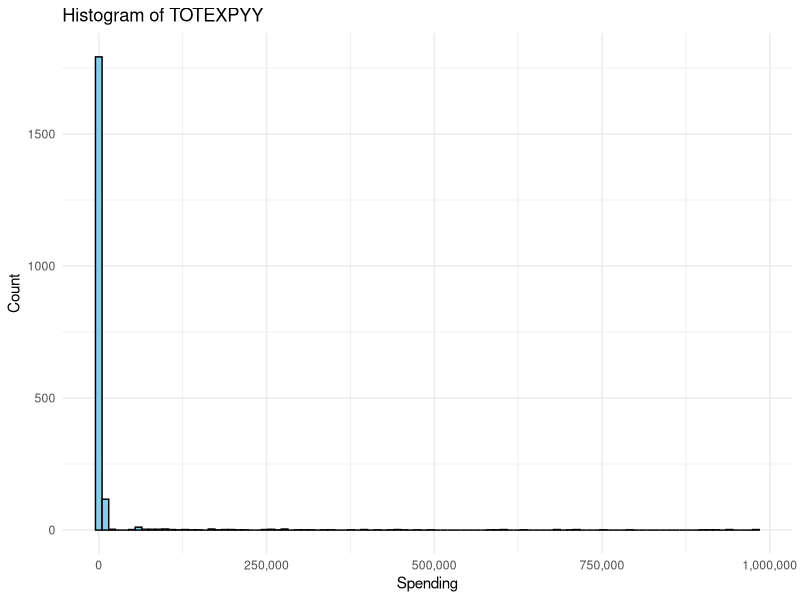
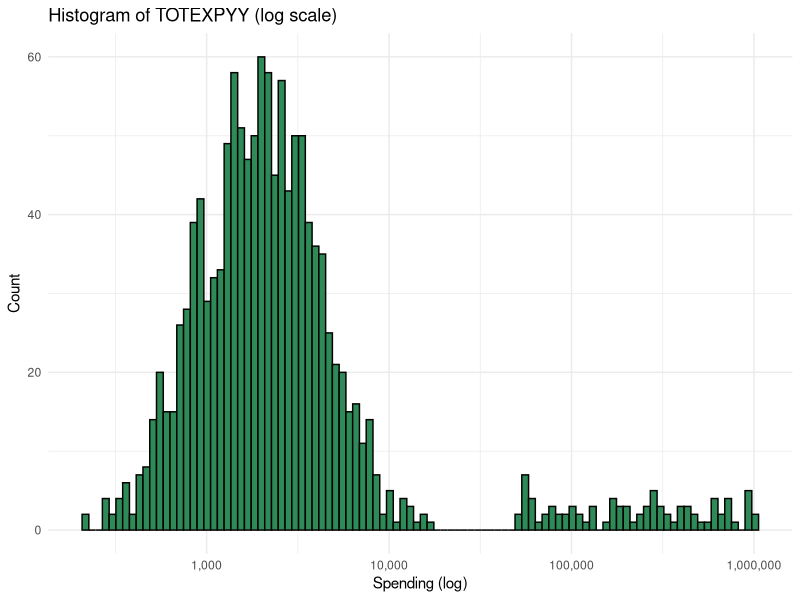

The R source for these figures, in order: (Note: a time limit stopped this script after it produced the figures.)
## ---- chunk 1
knitr::opts_chunk$set(echo = TRUE)
## ---- chunk 2
# ======================================================
# Monte Carlo for Two-Part Model with Extreme Treatments
# ======================================================

library(MASS)
library(dplyr)
library(tibble)
library(purrr)
library(readr)
library(ggplot2)

# --- helper: log-uniform draw for extremes ---
rlogunif <- function(n, min_val, max_val) {
  if (n <= 0) return(numeric(0))
  exp(runif(n, log(min_val), log(max_val)))
}

# --- helper: extreme value ranges ---
extreme_range <- function(mag_level) {
  switch(as.character(mag_level),
         "1" = c(5e4, 1e6),
         "2" = c(5e4, 2e6),
         "3" = c(5e4, 3e6),
         stop("Invalid magnitude_level"))
}

# --- simulator: two-part Gamma with extremes ---
simulate_panel_data <- function(
  n, magnitude_level, prop_extreme = 0.01,
  p_treated = 0.5, sigma_u = 0.5, rho = 0.8,
  gamma_shape = 5
) {
  T <- 2; N <- n * T
  ids <- rep(1:n, each = T)
  ind_post <- rep(0:1, times = n)

  # covariates
  ind_tx_i     <- rbinom(n, 1, p_treated)
  ind_female_i <- rbinom(n, 1, 0.5)
  HISPANX_i    <- rbinom(n, 1, 0.2)
  INSCOV_i     <- sample(1:3, n, replace = TRUE)

  ind_tx     <- rep(ind_tx_i, each = T)
  ind_female <- rep(ind_female_i, each = T)
  HISPANX    <- rep(HISPANX_i, each = T)
  INSCOV     <- factor(rep(INSCOV_i, each = T))

  # PCS42 with correlation
  Sigma <- matrix(c(1, rho, rho, 1), 2, 2)
  pcs   <- MASS::mvrnorm(n, mu = c(50, 50), Sigma = Sigma)
  PCS42 <- as.vector(t(pcs))
  zPCS  <- (PCS42 - 50) / 10

  # random intercept
  u_i <- rnorm(n, 0, sigma_u)
  u   <- u_i[ids]

  # Part 1: logistic >0
  lp_cov <- 0.5*ind_post + 0.7*ind_tx + 0.2*ind_female -
    0.2*HISPANX + 0.1*zPCS + u
  pr_pos <- plogis(lp_cov)
  ind_gt0 <- rbinom(N, 1, pr_pos)

  # Part 2: Gamma for positives
  lp_cont <- 7 + 0.4*ind_post + 0.6*ind_tx + 0.15*zPCS +
    0.2*ind_female - 0.1*HISPANX + u
  mu <- exp(lp_cont)
  shape <- gamma_shape
  scale <- mu / shape

  TOTEXPYY <- rep(0, N)
  TOTEXPYY[ind_gt0 == 1] <- rgamma(sum(ind_gt0),
                                   shape = shape,
                                   scale = scale[ind_gt0 == 1])

  # inject extremes
  K_ext <- rbinom(1, N, prop_extreme)
  if (K_ext > 0) {
    rng <- extreme_range(magnitude_level)
    idx_ext <- sample.int(N, size = K_ext, replace = FALSE)
    TOTEXPYY[idx_ext] <- rlogunif(K_ext, rng[1], rng[2])
  } else idx_ext <- integer(0)

  tibble(
    DUPERSID = factor(ids),
    ind_post, ind_tx, ind_female, HISPANX, PCS42, INSCOV,
    ind_gt0 = ind_gt0,
    TOTEXPYY = TOTEXPYY,
    extreme_flag = as.integer(seq_len(N) %in% idx_ext),
    magnitude_level, prop_extreme
  )
}

# --- treatments for extreme values ---
treat_extremes <- function(x, method = "raw") {
  if (method == "raw") return(x)
  q99 <- quantile(x, 0.99, na.rm = TRUE)
  if (method == "topcode") {
    return(pmin(x, q99))
  }
  if (method == "mean_adj") {
    m <- mean(x[x <= q99], na.rm = TRUE)
    x[x > q99] <- m
    return(x)
  }
  if (method == "median_adj") {
    m <- median(x[x <= q99], na.rm = TRUE)
    x[x > q99] <- m
    return(x)
  }
  stop("Unknown treatment method")
}

# --- safe Gamma fit wrapper ---
safe_gamma <- function(dat) {
  dat2 <- dat %>% filter(ind_gt0 == 1, is.finite(TOTEXPYY), TOTEXPYY > 0)
  if (nrow(dat2) < 10) return(c(NA, NA))
  out <- tryCatch({
    fit <- glm(
      TOTEXPYY ~ ind_post*ind_tx + ind_female + HISPANX + PCS42,
      data = dat2,
      family = Gamma(link = "log"),
      control = glm.control(maxit = 100, epsilon = 1e-8)
    )
    coef(summary(fit))["ind_post:ind_tx", c("Estimate","Std. Error")]
  }, error = function(e) c(NA, NA))
  out
}

# --- one replication under one scenario ---
run_one <- function(n, magnitude_level, prop_extreme, gamma_shape, treatment) {
  dat <- simulate_panel_data(n, magnitude_level, prop_extreme, gamma_shape = gamma_shape)
  dat <- dat %>% mutate(TOTEXPYY = treat_extremes(TOTEXPYY, treatment))

  # Logistic
  fit1 <- glm(ind_gt0 ~ ind_post*ind_tx + ind_female + HISPANX + PCS42,
              data = dat, family = binomial)
  c1 <- coef(summary(fit1))["ind_post:ind_tx", c("Estimate","Std. Error")]

  # Gamma
  c2 <- safe_gamma(dat)

  # Log-OLS
  fit3 <- lm(log1p(TOTEXPYY) ~ ind_post*ind_tx + ind_female + HISPANX + PCS42,
             data = dat)
  c3 <- coef(summary(fit3))["ind_post:ind_tx", c("Estimate","Std. Error")]

  tibble(model = c("logit","gamma","logols"),
         est   = c(c1[1], c2[1], c3[1]),
         se    = c(c1[2], c2[2], c3[2]),
         n = n, prop_extreme, magnitude_level, gamma_shape, treatment)
}

# --- Monte Carlo for one scenario ---
run_mc <- function(B, n, magnitude_level, prop_extreme, gamma_shape, treatment) {
  results <- replicate(B, run_one(n, magnitude_level, prop_extreme, gamma_shape, treatment),
                       simplify = FALSE)
  bind_rows(results)
}

# ======================================================
# Step 1: Representative dataset (histograms + model fits)
# ======================================================

set.seed(123)
dat_example <- simulate_panel_data(
  n = 1000,
  magnitude_level = 1,
  prop_extreme = 0.05,
  gamma_shape = 5
)

# --- Histograms of TOTEXPYY ---
p1 <- ggplot(dat_example, aes(x = TOTEXPYY)) +
  geom_histogram(bins = 100, fill = "skyblue", color = "black") +
  scale_x_continuous(labels = scales::comma) +
  labs(title = "Histogram of TOTEXPYY", x = "Spending", y = "Count") +
  theme_minimal()

p2 <- ggplot(dat_example, aes(x = TOTEXPYY)) +
  geom_histogram(bins = 100, fill = "seagreen", color = "black") +
  scale_x_log10(labels = scales::comma) +
  labs(title = "Histogram of TOTEXPYY (log scale)", x = "Spending (log)", y = "Count") +
  theme_minimal()

print(p1)
print(p2)

# --- Fit the 3 models on this dataset ---
fit_logit <- glm(ind_gt0 ~ ind_post*ind_tx + ind_female + HISPANX + PCS42,
                 data = dat_example, family = binomial)
fit_gamma <- glm(TOTEXPYY ~ ind_post*ind_tx + ind_female + HISPANX + PCS42,
                 data = dat_example %>% filter(ind_gt0 == 1),
                 family = Gamma(link = "log"))
fit_logols <- lm(log1p(TOTEXPYY) ~ ind_post*ind_tx + ind_female + HISPANX + PCS42,
                 data = dat_example)

summary(fit_logit)
summary(fit_gamma)
summary(fit_logols)

# ======================================================
# Step 2: Full Monte Carlo across 108 scenarios
# ======================================================

n_vals <- c(1000, 2000, 5000)
prop_extreme_vals <- c(0.01, 0.05, 0.10)
magnitude_vals <- c(1, 2, 3)
treatment_methods <- c("raw", "topcode", "mean_adj", "median_adj")

grid <- expand.grid(
  n = n_vals,
  prop_extreme = prop_extreme_vals,
  magnitude_level = magnitude_vals,
  treatment = treatment_methods,
  stringsAsFactors = FALSE
)

set.seed(2025)
B <- 200   # adjust to 500 for full run
all_df <- pmap_dfr(grid, ~ run_mc(B, ..1, ..3, ..2, gamma_shape = 5, ..4))

# --- Summarise results with rounding ---
theta_true <- 0

summ_grid <- all_df %>%
  group_by(model, n, prop_extreme, magnitude_level, treatment) %>%
  summarise(
    mean_est = round(mean(est, na.rm = TRUE), 4),
    bias     = round(mean(est - theta_true, na.rm = TRUE), 4),
    emp_se   = round(sd(est, na.rm = TRUE), 4),
    rmse     = round(sqrt(mean((est - theta_true)^2, na.rm = TRUE)), 4),
    coverage = round(mean((est - 1.96*se <= theta_true) &
                          (theta_true <= est + 1.96*se), na.rm = TRUE), 4),
    n_fail   = sum(is.na(est)),
    .groups = "drop"
  )

print(summ_grid)

# --- Export to CSV ---
write_csv(summ_grid, "MC_results_108scenarios.csv")

## ---- chunk 3
library(ggplot2)

ggplot(summ_grid, aes(x = prop_extreme, y = bias, color = model)) +
  geom_line(size = 1) +
  facet_grid(magnitude_level ~ treatment) +
  labs(
    title = "Bias vs. Proportion of Extreme Values",
    x = "Proportion of Extreme Values",
    y = "Bias in Estimate"
  ) +
  theme_minimal() +
  theme(legend.position = "top")

## ---- chunk 4

ggplot(summ_grid, aes(x = factor(magnitude_level), y = rmse, fill = model)) +
  geom_bar(stat = "identity", position = "dodge") +
  facet_grid(n ~ treatment) +
  labs(
    title = "RMSE by Magnitude Level",
    x = "Magnitude Level of Extremes",
    y = "Root Mean Squared Error (RMSE)"
  ) +
  theme_minimal() +
  theme(legend.position = "top")

## ---- chunk 5
ggplot(summ_grid, aes(x = treatment, y = coverage, fill = model)) +
  geom_bar(stat = "identity", position = "dodge") +
  facet_grid(n ~ magnitude_level) +
  labs(
    title = "Coverage Rate by Treatment Method",
    x = "Extreme Value Treatment",
    y = "Coverage Probability (95% CI)"
  ) +
  theme_minimal() +
  theme(legend.position = "top")
